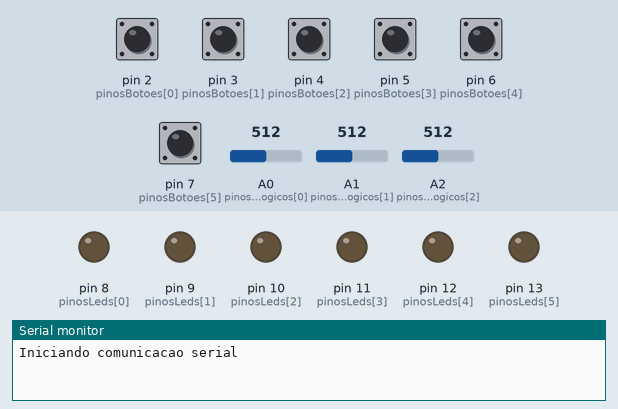
Simulated run of this sketch. Board: Arduino Leonardo, built with avr-gcc and run on an emulated ATmega32U4. Shown: output pins drawn as LEDs (lit = HIGH), the last lines printed to the serial monitor. The test bench sets the inputs (shaded band); at power-on: pin 2 (pinosBotoes[0]), pin 3 (pinosBotoes[1]), pin 4 (pinosBotoes[2]), pin 5 (pinosBotoes[3]), pin 6 (pinosBotoes[4]), pin 7 (pinosBotoes[5]) LOW, A0 (pinosAnalogicos[0]) = 512, A1 (pinosAnalogicos[1]) = 512, A2 (pinosAnalogicos[2]) = 512.

Above: at 1.2 s.
1.3 s: pin 2 (pinosBotoes[0]) pulled HIGH for 0.15 s
At 1.38 s:
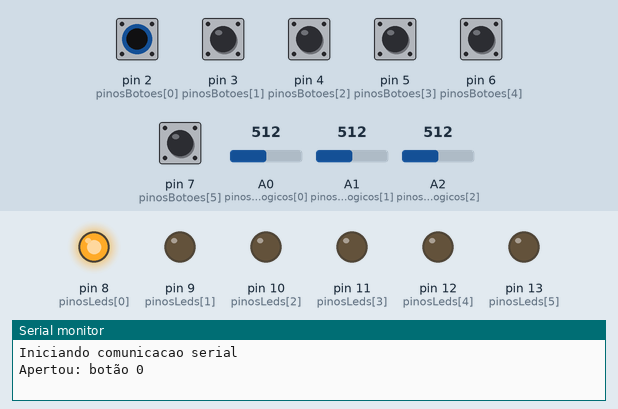
2.9 s: pin 3 (pinosBotoes[1]) pulled HIGH for 0.15 s
At 2.98 s:
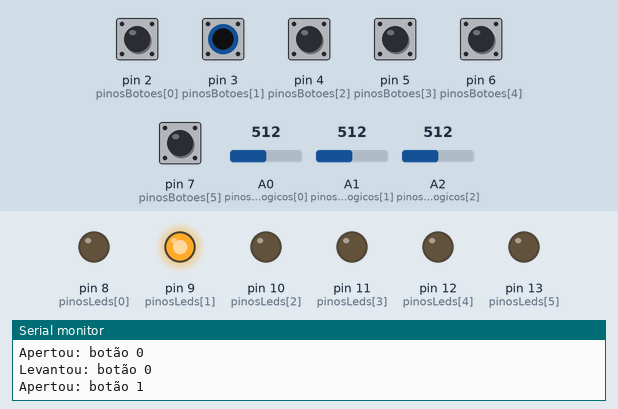
4.5 s: pin 4 (pinosBotoes[2]) pulled HIGH for 0.15 s
At 4.58 s:
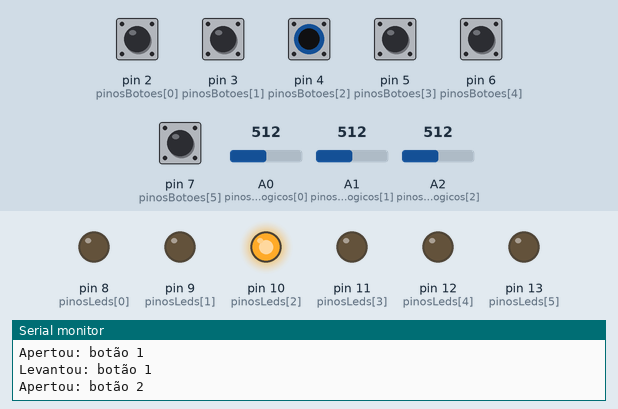
6.1 s: pin 5 (pinosBotoes[3]) pulled HIGH for 0.15 s
At 6.18 s:
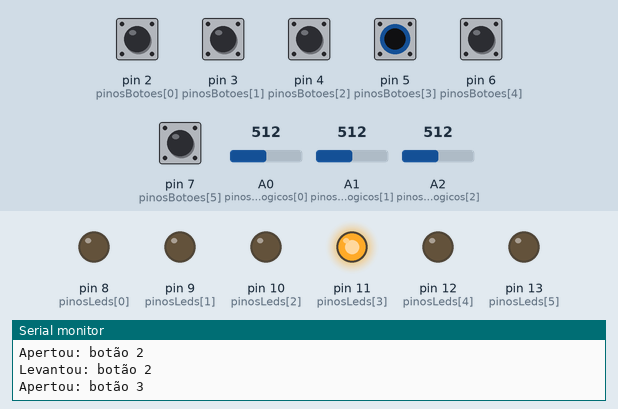
7.7 s: pin 6 (pinosBotoes[4]) pulled HIGH for 0.15 s
At 7.78 s:
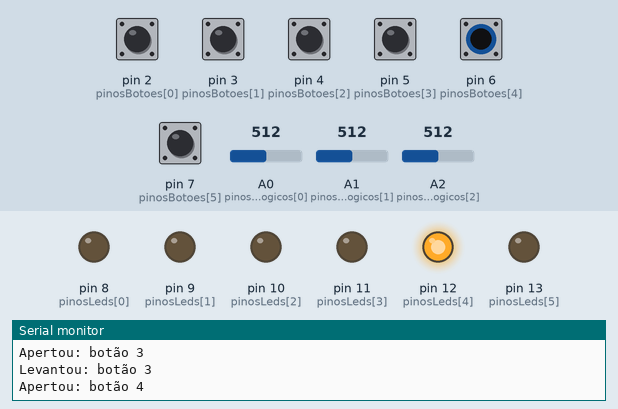
9.3 s: pin 7 (pinosBotoes[5]) pulled HIGH for 0.15 s
At 9.38 s:
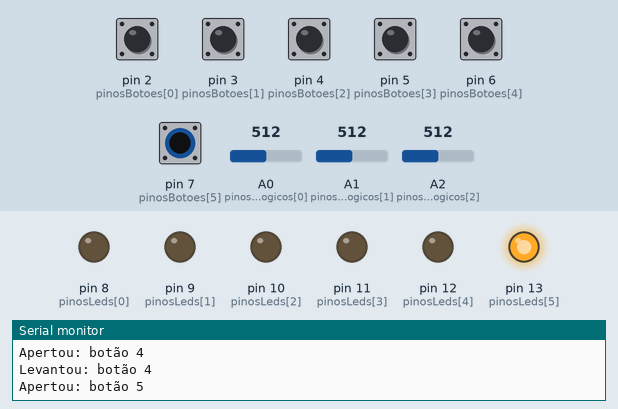
Timing chart, 0 to 11.9 s (numbered marks = the images above; inputs shaded):
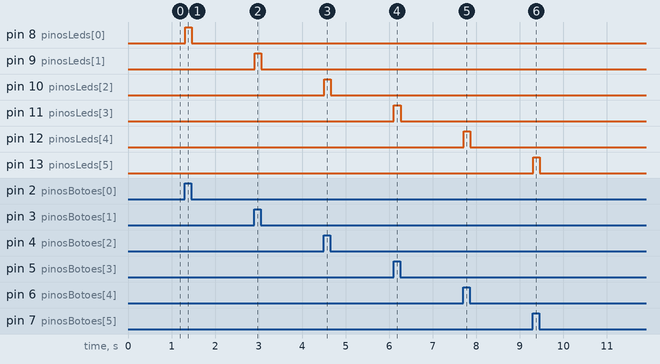

The sketch:

BatebitControllerShield.ino
```cpp
#include <MIDIUSB.h>
#include <Bounce2.h>

int pinosAnalogicos[3] = {A0, A1, A2};
int pinosBotoes[6] = {2, 3, 4, 5, 6, 7};
int pinosLeds[6] = {8, 9, 10, 11, 12, 13};

int notasMIDI[6] = {40, 41, 42, 36, 37, 38}; //Padrão para Ableton
int ccMIDI[3] = {16, 17, 18};

int ultimasLeiturasAnalogicas[3] = {0, 0, 0};

Bounce botao1 = Bounce();
Bounce botao2 = Bounce();
Bounce botao3 = Bounce();
Bounce botao4 = Bounce();
Bounce botao5 = Bounce();
Bounce botao6 = Bounce();

Bounce* botoes[6] = {&botao1, &botao2, &botao3, &botao4, &botao5, &botao6};

void setup() {
  for (int i = 0; i < 6; i++) {
    pinMode(pinosBotoes[i], INPUT);
    botoes[i]->attach(pinosBotoes[i]);
    botoes[i]->interval(10);
    pinMode(pinosLeds[i], OUTPUT);
  }
  Serial.begin(115200);
  Serial.println("Iniciando comunicacao serial");
}

void loop() {
  for (int i = 0; i < 3; i++) {
    int leituraAnalogicaAtual = analogRead(pinosAnalogicos[i]);
    int leituraAnalogicaMapeada = map(leituraAnalogicaAtual, 0, 1023, 0, 127);
    int delta = abs(leituraAnalogicaMapeada - ultimasLeiturasAnalogicas[i]);
    if (leituraAnalogicaMapeada != ultimasLeiturasAnalogicas[i]) {
      controlChange(2, ccMIDI[i], leituraAnalogicaMapeada);
    }
    MidiUSB.flush();
    ultimasLeiturasAnalogicas[i] = leituraAnalogicaMapeada;
  }
  for (int i = 0; i < 6; i++) {
    botoes[i]->update();
    int index = i + 1;
    if (botoes[i]->rose()) {
      Serial.print("Apertou: botão ");
      Serial.println(i);
      digitalWrite(pinosLeds[i], HIGH);
      noteOn(2, notasMIDI[i], 127);   // Channel 3, middle C, normal velocity
      MidiUSB.flush();
    }
    if (botoes[i]->fell()) {
      Serial.print("Levantou: botão ");
      Serial.println(i);
      digitalWrite(pinosLeds[i], LOW);
      noteOff(2, notasMIDI[i], 0);   // Channel 3, middle C, normal velocity
      MidiUSB.flush();
    }
  }
}

void noteOn(byte channel, byte pitch, byte velocity) {
  midiEventPacket_t noteOn = {0x09, 0x90 | channel, pitch, velocity};
  MidiUSB.sendMIDI(noteOn);
}

void noteOff(byte channel, byte pitch, byte velocity) {
  midiEventPacket_t noteOff = {0x08, 0x80 | channel, pitch, velocity};
  MidiUSB.sendMIDI(noteOff);
}

void controlChange(byte channel, byte control, byte value) {
  midiEventPacket_t event = {0x0B, 0xB0 | channel, control, value};
  MidiUSB.sendMIDI(event);
}
```

Measured:
- after the input at 1.3 s, pin 8 (pinosLeds[0]): LOW → HIGH at once, → LOW 0.15 s later
- after the input at 2.9 s, pin 9 (pinosLeds[1]): LOW → HIGH at once, → LOW 0.15 s later
- after the input at 4.5 s, pin 10 (pinosLeds[2]): LOW → HIGH at once, → LOW 0.15 s later
- after the input at 6.1 s, pin 11 (pinosLeds[3]): LOW → HIGH at once, → LOW 0.15 s later
- after the input at 7.7 s, pin 12 (pinosLeds[4]): LOW → HIGH at once, → LOW 0.15 s later
- after the input at 9.3 s, pin 13 (pinosLeds[5]): LOW → HIGH at once, → LOW 0.15 s later
